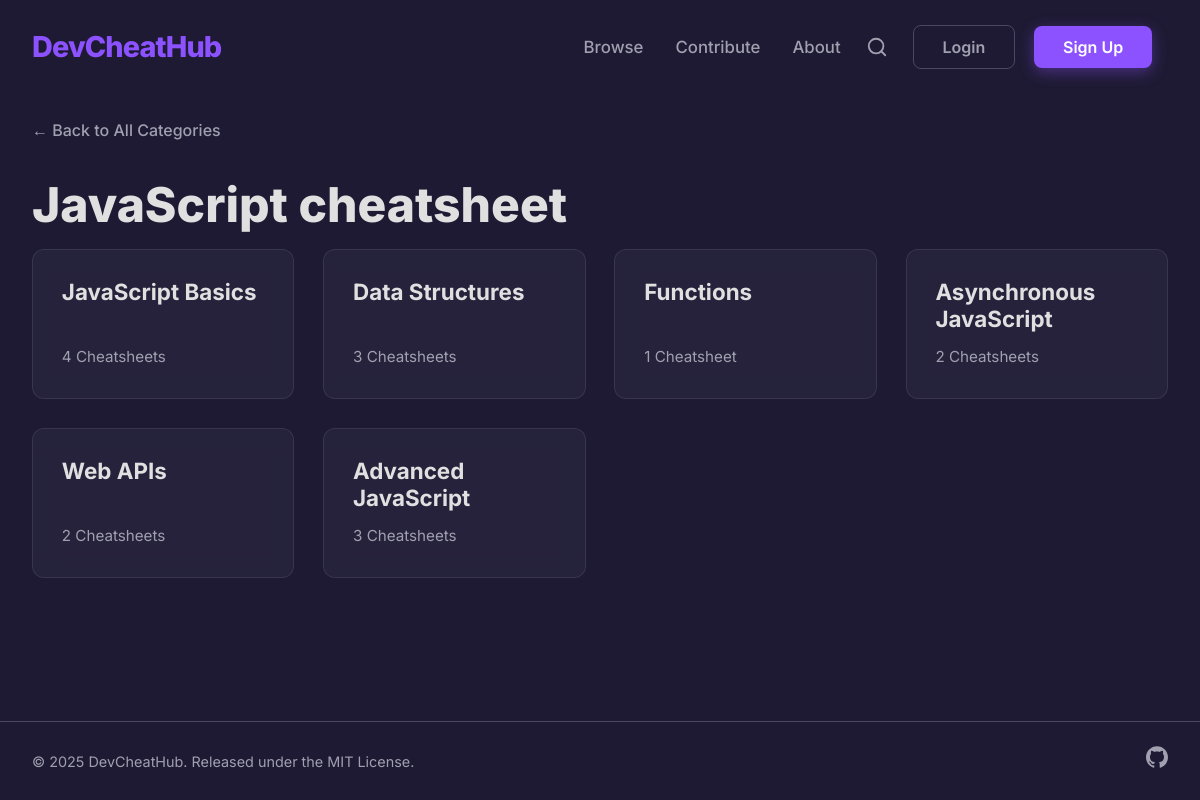
Screenshot of /category/javascript/ with the database file from the repository.
### core/models.py (models this page shows, shortened)
class Category(models.Model):
    name = models.CharField(max_length=100)
    slug = models.SlugField(max_length=100, unique=True, blank=True)
    parent = models.ForeignKey(
        'self',
        on_delete=models.CASCADE,
        null=True,
        blank=True,
        related_name='subcategories'
    )
    order = models.PositiveIntegerField(default=0)
    icon = models.FileField(upload_to='category_icons/', null=True, blank=True)
    class Meta:
        verbose_name_plural = "Categories"
        ordering = ['order']
        unique_together = ('parent', 'name')

### core/views.py (the view, shortened to what this page needs)
# urls.py: path('category/<slug:category_slug>/', views.category_detail, name='category_detail'),
def category_detail(request, category_slug):
    category = get_object_or_404(Category, slug=category_slug)
    if category.subcategories.exists():
        context = {
            'category': category,
            'subcategories': category.subcategories.all()
        }
        return render(request, 'core/subcategory_list.html', context)

### templates/core/subcategory_list.html (shortened to what this page needs)
{% extends "base.html" %}
{% block content %}
<div class="container">
    <a href="{% url 'category_list' %}#browse-categories" class="breadcrumb">&larr; Back to All Categories</a>
    <h1 class="page-title">{{ category.name }} cheatsheet</h1>
    <div class="card-grid">
        {% for sub in subcategories %}
            <a href="{% url 'category_detail' sub.slug %}" class="card-link">
                <div class="card">
                    <h2 class="card-title">{{ sub.name }}</h2>
                    <p class="card-count">{{ sub.cheatsheets.count }} Cheatsheet{{ sub.cheatsheets.count|pluralize }}</p>
                </div>
            </a>
        {% empty %}
            <p>No topics found in this category.</p>
        {% endfor %}
    </div>
</div>
{% endblock %}

### static/css/styles.css (style rules this page uses)
:root { --primary-bg: #1E1A33; --secondary-bg: #2C2842; --accent-color: #8C52FF; --text-primary: #E0E0E0; --text-secondary: #A0A0B0; --card-bg: #2C2842; --border-color: #4C4862; --code-bg: #211D34; --gradient-start: #8C52FF; --gradient-end: #00C2FF; --btn-hover-border: #00C2FF; }
body { background-color: var(--primary-bg); color: var(--text-primary); font-family: 'Inter', sans-serif, -apple-system, BlinkMacSystemFont, "Segoe UI", Roboto, Helvetica, Arial, "Apple Color Emoji", "Segoe UI Emoji", "Segoe UI Symbol"; margin: 0; font-size: 16px; line-height: 1.6; -webkit-font-smoothing: antialiased; -moz-osx-font-smoothing: grayscale; pointer-events: none; user-select: none; -webkit-user-select: none; }
h1, h2, h3, h4, h5, h6 { color: var(--text-primary); line-height: 1.2; margin-top: 0; }
p { color: var(--text-secondary); }
.container { max-width: 1200px; margin: 0 auto; padding: 1.5rem 2rem; }
#particles-js, .main-header, .btn, a, button, input, textarea, .card, .snippet-container, .CodeMirror { pointer-events: auto; }
.card-grid { display: grid; grid-template-columns: repeat(4, 1fr); gap: 1.8rem; }
.card-link { text-decoration: none; }
.card { background-color: rgba(44, 40, 66, 0.6); -webkit-backdrop-filter: blur(10px); backdrop-filter: blur(10px); padding: 1.8rem; border-radius: 12px; border: 1px solid rgba(76, 72, 98, 0.5); transition: transform 0.3s ease, box-shadow 0.3s ease, border-color 0.3s ease; display: flex; flex-direction: column; justify-content: space-between; min-height: 150px; position: relative; overflow: hidden; }
.card::before { content: ''; position: absolute; top: -50%; left: -50%; width: 200%; height: 200%; background: radial-gradient(circle at center, rgba(140, 82, 255, 0.05) 0%, transparent 70%); opacity: 0; transition: opacity 0.3s ease; z-index: 0; }
.card-title { margin: 0 0 0.75rem 0; color: var(--text-primary); font-size: 1.4rem; font-weight: 700; z-index: 1; }
.card-count { margin: 0; color: var(--text-secondary); font-size: 0.95rem; z-index: 1; }
.page-title { font-size: 3rem; font-weight: 800; color: var(--text-primary); margin-bottom: 1rem; border-bottom: none; }
.breadcrumb { color: var(--text-secondary); text-decoration: none; display: inline-flex; align-items: center; margin-bottom: 2rem; font-weight: 500; }
html { height: 100%; box-sizing: border-box; }
*, *::before, *::after { box-sizing: inherit; }
body { display: flex; flex-direction: column; min-height: 100vh; }

### rows the page displays
Category: name "JavaScript"
Category: name "JavaScript Basics", cheatsheets.count "4"
Category: name "Data Structures", cheatsheets.count "3"
Category: name "Functions", cheatsheets.count "1"
Category: name "Asynchronous JavaScript", cheatsheets.count "2"
Category: name "Web APIs", cheatsheets.count "2"
Category: name "Advanced JavaScript", cheatsheets.count "3"
